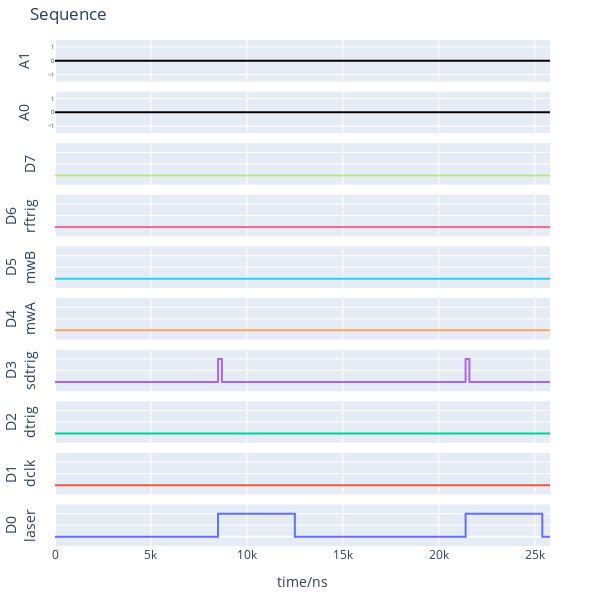

Here is the notebook cell this chart was saved with:
### Code cell
ps.reset()
ps.setDigital("laser", seq_laser)
# ps.setDigital("mwA", seq_mw)
ps.setDigital("sdtrig", seq_sdtrig)
ps.plotSeq()

### Figure 1 — Plotly figure (JSON) as saved in the notebook; plotly's stock layout.template omitted (floating-point values rounded to 4 significant figures)
{"data": [{"line": {"shape": "hv"}, "mode": "lines", "name": "D0", "type": "scatter", "x": [0, 8000, 8500, 12500, 12900, 20900, 21400, 25400, 25800], "xaxis": "x10", "y": [0, 0, 1, 0, 0, 0, 1, 0, 0], "yaxis": "y10"}, {"line": {"shape": "hv"}, "mode": "lines", "name": "D1", "type": "scatter", "x": [0, 25800], "xaxis": "x9", "y": [0, 0], "yaxis": "y9"}, {"line": {"shape": "hv"}, "mode": "lines", "name": "D2", "type": "scatter", "x": [0, 25800], "xaxis": "x8", "y": [0, 0], "yaxis": "y8"}, {"line": {"shape": "hv"}, "mode": "lines", "name": "D3", "type": "scatter", "x": [0, 8000, 8500, 8700, 12900, 20900, 21400, 21600, 25800], "xaxis": "x7", "y": [0, 0, 1, 0, 0, 0, 1, 0, 0], "yaxis": "y7"}, {"line": {"shape": "hv"}, "mode": "lines", "name": "D4", "type": "scatter", "x": [0, 25800], "xaxis": "x6", "y": [0, 0], "yaxis": "y6"}, {"line": {"shape": "hv"}, "mode": "lines", "name": "D5", "type": "scatter", "x": [0, 25800], "xaxis": "x5", "y": [0, 0], "yaxis": "y5"}, {"line": {"shape": "hv"}, "mode": "lines", "name": "D6", "type": "scatter", "x": [0, 25800], "xaxis": "x4", "y": [0, 0], "yaxis": "y4"}, {"line": {"shape": "hv"}, "mode": "lines", "name": "D7", "type": "scatter", "x": [0, 25800], "xaxis": "x3", "y": [0, 0], "yaxis": "y3"}, {"line": {"color": "black", "shape": "hv"}, "mode": "lines", "name": "A0", "type": "scatter", "x": [0, 25800], "xaxis": "x2", "y": [0, 0], "yaxis": "y2"}, {"line": {"color": "black", "shape": "hv"}, "mode": "lines", "name": "A1", "type": "scatter", "x": [0, 25800], "xaxis": "x", "y": [0, 0], "yaxis": "y"}], "layout": {"height": 600, "margin": {"b": 40, "l": 50, "r": 50, "t": 40}, "showlegend": false, "title": {"text": "Sequence"}, "width": 600, "xaxis": {"anchor": "y", "domain": [0, 1], "matches": "x10", "showticklabels": false}, "xaxis10": {"anchor": "y10", "domain": [0, 1], "title": {"text": "time/ns"}}, "xaxis2": {"anchor": "y2", "domain": [0, 1], "matches": "x10", "showticklabels": false}, "xaxis3": {"anchor": "y3", "domain": [0, 1], "matches": "x10", "showticklabels": false}, "xaxis4": {"anchor": "y4", "domain": [0, 1], "matches": "x10", "showticklabels": false}, "xaxis5": {"anchor": "y5", "domain": [0, 1], "matches": "x10", "showticklabels": false}, "xaxis6": {"anchor": "y6", "domain": [0, 1], "matches": "x10", "showticklabels": false}, "xaxis7": {"anchor": "y7", "domain": [0, 1], "matches": "x10", "showticklabels": false}, "xaxis8": {"anchor": "y8", "domain": [0, 1], "matches": "x10", "showticklabels": false}, "xaxis9": {"anchor": "y9", "domain": [0, 1], "matches": "x10", "showticklabels": false}, "yaxis": {"anchor": "x", "domain": [0.918, 1.0], "range": [-1.5, 1.5], "tickfont": {"size": 6}, "title": {"text": "A1"}}, "yaxis10": {"anchor": "x10", "domain": [0, 0.082], "range": [-0.4, 1.4], "showticklabels": false, "title": {"text": "D0<br>laser"}}, "yaxis2": {"anchor": "x2", "domain": [0.816, 0.898], "range": [-1.5, 1.5], "tickfont": {"size": 6}, "title": {"text": "A0"}}, "yaxis3": {"anchor": "x3", "domain": [0.714, 0.796], "range": [-0.4, 1.4], "showticklabels": false, "title": {"text": "D7"}}, "yaxis4": {"anchor": "x4", "domain": [0.612, 0.694], "range": [-0.4, 1.4], "showticklabels": false, "title": {"text": "D6<br>rftrig"}}, "yaxis5": {"anchor": "x5", "domain": [0.51, 0.592], "range": [-0.4, 1.4], "showticklabels": false, "title": {"text": "D5<br>mwB"}}, "yaxis6": {"anchor": "x6", "domain": [0.408, 0.49], "range": [-0.4, 1.4], "showticklabels": false, "title": {"text": "D4<br>mwA"}}, "yaxis7": {"anchor": "x7", "domain": [0.306, 0.388], "range": [-0.4, 1.4], "showticklabels": false, "title": {"text": "D3<br>sdtrig"}}, "yaxis8": {"anchor": "x8", "domain": [0.204, 0.286], "range": [-0.4, 1.4], "showticklabels": false, "title": {"text": "D2<br>dtrig"}}, "yaxis9": {"anchor": "x9", "domain": [0.102, 0.184], "range": [-0.4, 1.4], "showticklabels": false, "title": {"text": "D1<br>dclk"}}}}
